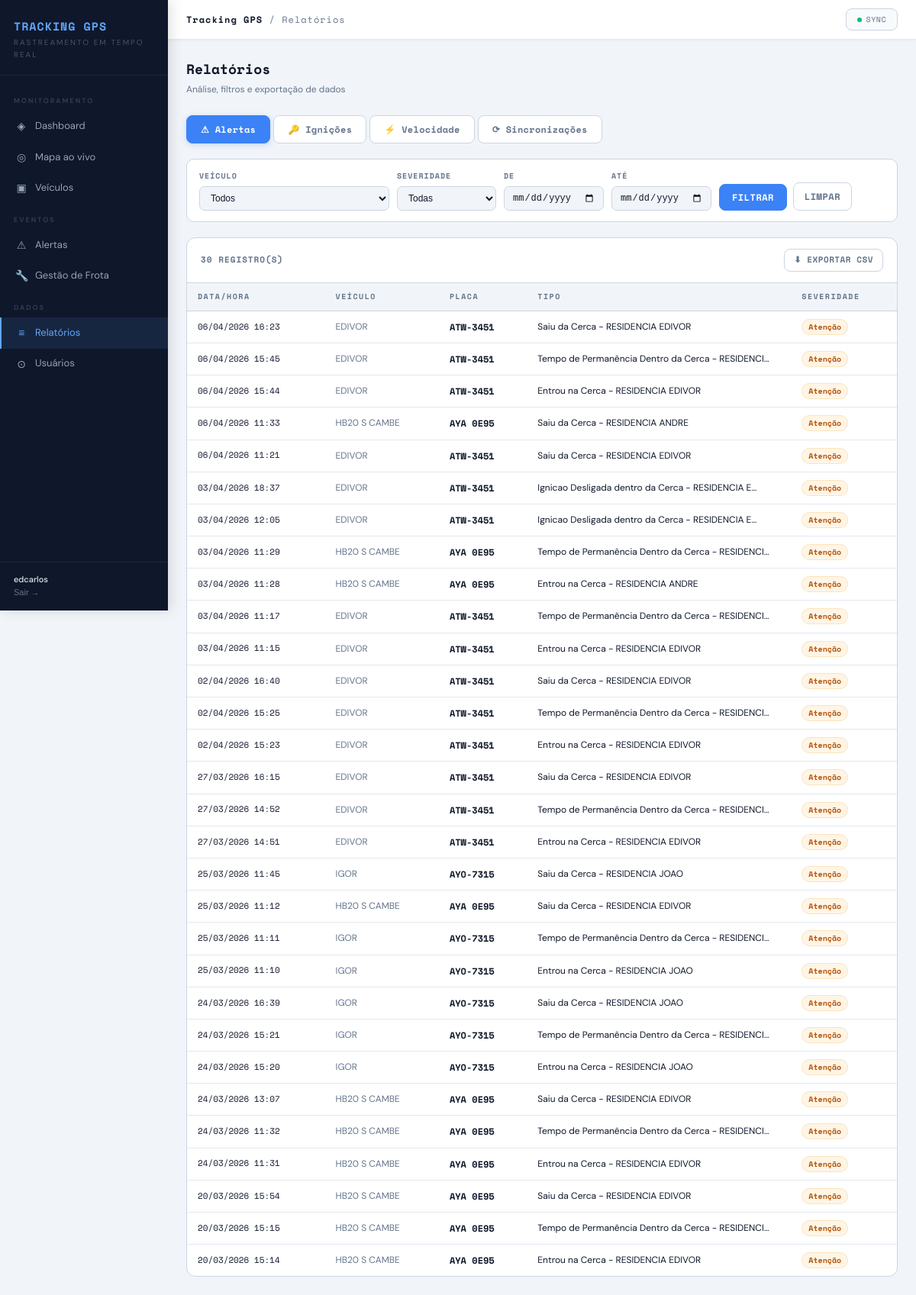
/relatorios/ (signed in), run on the app's committed database.
### core/models.py (models this page shows, shortened)
class Alert(models.Model):
    SEVERIDADE_CHOICES = [
        ('info',    'Informação'),
        ('warning', 'Atenção'),
        ('danger',  'Crítico'),
    ]
    vehicle         = models.ForeignKey(Vehicle, on_delete=models.CASCADE, related_name='alerts')
    api_alert_id    = models.CharField(max_length=50, blank=True)
    tipo            = models.CharField(max_length=100, blank=True, verbose_name="Tipo")
    descricao       = models.TextField(blank=True, verbose_name="Descrição")
    severidade      = models.CharField(max_length=10, choices=SEVERIDADE_CHOICES, default='info')
    latitude        = models.FloatField(null=True, blank=True)
    longitude       = models.FloatField(null=True, blank=True)
    lido            = models.BooleanField(default=False)
    ocorrido_em     = models.DateTimeField(default=timezone.now)
    criado_em       = models.DateTimeField(auto_now_add=True)
    class Meta:
        verbose_name = "Alerta"
        verbose_name_plural = "Alertas"
        ordering = ['-ocorrido_em']

class Vehicle(models.Model):
    api_id          = models.CharField(max_length=20, unique=True, verbose_name="ID API")
    api_client_id   = models.CharField(max_length=20, blank=True)
    placa           = models.CharField(max_length=20, blank=True, verbose_name="Placa")
    tag             = models.CharField(max_length=50, blank=True, verbose_name="Tag")
    descricao       = models.CharField(max_length=200, blank=True, verbose_name="Descrição")
    chassi          = models.CharField(max_length=50, blank=True)
    ano             = models.CharField(max_length=10, blank=True)
    cor             = models.CharField(max_length=50, blank=True)
    tipo            = models.CharField(max_length=10, blank=True)
    fabricante      = models.CharField(max_length=10, blank=True)
    modelo          = models.CharField(max_length=100, blank=True)
    combustivel     = models.CharField(max_length=10, blank=True)
    consumo         = models.CharField(max_length=20, blank=True)
    velocidade_limite = models.CharField(max_length=20, blank=True)
    odometro        = models.CharField(max_length=20, blank=True)
    equipamento     = models.CharField(max_length=100, blank=True, null=True)
    latitude        = models.FloatField(null=True, blank=True)
    longitude       = models.FloatField(null=True, blank=True)
    velocidade_atual = models.FloatField(null=True, blank=True)
    ignicao         = models.BooleanField(null=True, blank=True)
    direcao         = models.FloatField(null=True, blank=True, verbose_name="Direção (graus)")
    ultima_posicao  = models.DateTimeField(null=True, blank=True)
    foto            = models.ImageField(upload_to='veiculos/', null=True, blank=True, verbose_name="Foto")
    km_base         = models.FloatField(null=True, blank=True, verbose_name="KM Base (odômetro manual)")
    km_percorrido_hoje = models.FloatField(default=0.0, verbose_name="KM percorrido hoje")
    km_dia_data     = models.DateField(null=True, blank=True, verbose_name="Data referência km diário")
    ativo           = models.BooleanField(default=True)
    criado_em       = models.DateTimeField(auto_now_add=True)
    atualizado_em   = models.DateTimeField(auto_now=True)
    class Meta:
        verbose_name = "Veículo"
        verbose_name_plural = "Veículos"
        ordering = ['placa']

### core/views.py (the view)
# urls.py: path('relatorios/',                views.relatorios,           name='relatorios'),
@login_required
def relatorios(request):
    import csv
    from datetime import datetime as _dt
    now = timezone.now()
    aba = request.GET.get('aba', 'alertas')
    veiculos_lista = Vehicle.objects.filter(ativo=True).order_by('placa')
    veiculo_id = request.GET.get('veiculo', '')
    data_ini   = request.GET.get('data_ini', '')
    data_fim   = request.GET.get('data_fim', '')
    def parse_date(s, end=False):
        try:
            d = _dt.strptime(s.strip(), '%Y-%m-%d')
            if end:
                d = d.replace(hour=23, minute=59, second=59)
            return timezone.make_aware(d)
        except Exception:
            return None
    dt_ini = parse_date(data_ini) if data_ini else None
    dt_fim = parse_date(data_fim, end=True) if data_fim else None
    alertas_qs = Alert.objects.select_related('vehicle').order_by('-ocorrido_em')
    sev_filtro = request.GET.get('severidade', '')
    if veiculo_id:
        alertas_qs = alertas_qs.filter(vehicle_id=veiculo_id)
    if sev_filtro:
        alertas_qs = alertas_qs.filter(severidade=sev_filtro)
    if dt_ini:
        alertas_qs = alertas_qs.filter(ocorrido_em__gte=dt_ini)
    if dt_fim:
        alertas_qs = alertas_qs.filter(ocorrido_em__lte=dt_fim)
    alertas = alertas_qs[:200]
    ignicao_qs = EventoIgnicao.objects.select_related('vehicle').order_by('-ocorrido_em')
    tipo_ign   = request.GET.get('tipo_ign', '')
    if veiculo_id:
        ignicao_qs = ignicao_qs.filter(vehicle_id=veiculo_id)
    if tipo_ign:
        ignicao_qs = ignicao_qs.filter(tipo=tipo_ign)
    if dt_ini:
        ignicao_qs = ignicao_qs.filter(ocorrido_em__gte=dt_ini)
    if dt_fim:
        ignicao_qs = ignicao_qs.filter(ocorrido_em__lte=dt_fim)
    ignicoes = ignicao_qs[:200]
    vel_min  = request.GET.get('vel_min', '80')
    vel_qs   = Event.objects.select_related('vehicle').order_by('-ocorrido_em')
    try:
        vel_min_f = float(vel_min)
        vel_qs = vel_qs.filter(velocidade__gte=vel_min_f)
    except (ValueError, TypeError):
        vel_min_f = 80
    if veiculo_id:
        vel_qs = vel_qs.filter(vehicle_id=veiculo_id)
    if dt_ini:
        vel_qs = vel_qs.filter(ocorrido_em__gte=dt_ini)
    if dt_fim:
        vel_qs = vel_qs.filter(ocorrido_em__lte=dt_fim)
    eventos_vel = vel_qs[:200]
    sync_status = request.GET.get('sync_status', '')
    syncs_qs    = SyncLog.objects.order_by('-iniciado_em')
    if sync_status:
        syncs_qs = syncs_qs.filter(status=sync_status)
    syncs = syncs_qs[:50]
    return render(request, 'core/relatorios.html', {
        'aba': aba, 'now': now,
        'veiculos_lista': veiculos_lista,
        'veiculo_id': veiculo_id,
        'data_ini': data_ini, 'data_fim': data_fim,
        'alertas': alertas, 'sev_filtro': sev_filtro,
        'ignicoes': ignicoes, 'tipo_ign': tipo_ign,
        'eventos_vel': eventos_vel, 'vel_min': vel_min,
        'syncs': syncs, 'sync_status': sync_status,
    })

### core/context_processors.py (called while the page is built)
def nao_lidos(request):
    if request.user.is_authenticated:
        return {'nao_lidos': Alert.objects.filter(lido=False).count()}
    return {'nao_lidos': 0}

### core/templates/core/relatorios.html (shortened to what this page needs)
{% extends 'core/base.html' %}
{% block topbar_title %}<span>Tracking GPS</span> / Relatórios{% endblock %}
{% block content %}
<div class="page-header">
  <div>
    <div class="page-title">Relatórios</div>
    <div class="page-sub">Análise, filtros e exportação de dados</div>
  </div>
</div>
<div class="tabs">
  <a href="?aba=alertas"   class="tab-btn {% if aba == 'alertas' %}active{% endif %}">⚠ Alertas</a>
  <a href="?aba=ignicao"   class="tab-btn {% if aba == 'ignicao' %}active{% endif %}">🔑 Ignições</a>
  <a href="?aba=velocidade" class="tab-btn {% if aba == 'velocidade' %}active{% endif %}">⚡ Velocidade</a>
  <a href="?aba=sync"      class="tab-btn {% if aba == 'sync' %}active{% endif %}">⟳ Sincronizações</a>
</div>
{% if aba == 'alertas' %}
<form method="get" action="">
  <div class="filter-bar">
    <div class="filter-group">
      <span class="filter-label">Veículo</span>
      <select name="veiculo">
        <option value="">Todos</option>
      </select>
    </div>
    <div class="filter-group">
      <span class="filter-label">Severidade</span>
      <select name="severidade">
        <option value="">Todas</option>
      </select>
    </div>
    <div class="filter-group">
      <span class="filter-label">De</span>
      <input type="date" name="data_ini" value="{{ data_ini }}">
    </div>
    <div class="filter-group">
      <span class="filter-label">Até</span>
      <input type="date" name="data_fim" value="{{ data_fim }}">
    </div>
    <div class="filter-actions">
      <button type="submit" class="btn btn-primary" style="font-size:12px;padding:8px 16px;">Filtrar</button>
      <a href="?aba=alertas" class="btn btn-ghost" style="font-size:12px;padding:8px 14px;">Limpar</a>
    </div>
  </div>
</form>
<div class="rel-table-wrap">
  <div class="rel-table-head">
    <span class="rel-table-title">{{ alertas|length }} registro(s)</span>
    <a href="{% url 'export_alertas' %}?veiculo={{ veiculo_id }}&severidade={{ sev_filtro }}&data_ini={{ data_ini }}&data_fim={{ data_fim }}"
       class="btn btn-ghost" style="font-size:11px;padding:5px 12px;">⬇ Exportar CSV</a>
  </div>
  <table>
    <thead>
      <tr>
        <th>Data/Hora</th><th>Veículo</th><th>Placa</th>
        <th>Tipo</th><th>Severidade</th>
      </tr>
    </thead>
    <tbody>
      {% for a in alertas %}
      <tr>
        <td class="mono" style="font-size:11px;white-space:nowrap">{{ a.ocorrido_em|date:"d/m/Y H:i" }}</td>
        <td style="color:var(--muted)">{{ a.vehicle.descricao|truncatechars:25 }}</td>
        <td class="mono" style="font-weight:600">{{ a.vehicle.placa }}</td>
        <td style="max-width:260px">{{ a.tipo|truncatechars:50 }}</td>
        <td>
          {% if a.severidade == 'danger' %}<span class="badge-danger">Crítico</span>
          {% elif a.severidade == 'warning' %}<span class="badge-warning">Atenção</span>
          {% else %}<span class="badge-info">Info</span>{% endif %}
        </td>
      </tr>
      {% empty %}
      <tr class="empty-row"><td colspan="5">Nenhum alerta encontrado com os filtros selecionados.</td></tr>
      {% endfor %}
    </tbody>
  </table>
</div>
{% endif %}
{% endblock %}

### core/templates/core/base.html (shortened to what this page needs)
<!DOCTYPE html>
<html lang="pt-BR">
<head>
</head>
<body>
<nav class="sidebar">
  <div class="sidebar-logo">
    <div class="brand">TRACKING GPS</div>
    <div class="tagline">Rastreamento em Tempo Real</div>
  </div>
  <div class="sidebar-nav">
    <div class="nav-label">Monitoramento</div>
    <a href="{% url 'dashboard' %}" class="nav-link {% if request.resolver_match.url_name == 'dashboard' %}active{% endif %}">
      <span class="nav-icon">◈</span> Dashboard
    </a>
    <a href="{% url 'mapa' %}" class="nav-link {% if request.resolver_match.url_name == 'mapa' %}active{% endif %}">
      <span class="nav-icon">◎</span> Mapa ao vivo
    </a>
    <a href="{% url 'veiculos' %}" class="nav-link {% if request.resolver_match.url_name == 'veiculos' %}active{% endif %}">
      <span class="nav-icon">▣</span> Veículos
    </a>
    <div class="nav-label">Eventos</div>
    <a href="{% url 'alertas' %}" class="nav-link {% if request.resolver_match.url_name == 'alertas' %}active{% endif %}">
      <span class="nav-icon">⚠</span> Alertas
    </a>
    <a href="{% url 'frota' %}" class="nav-link {% if request.resolver_match.url_name in 'frota,manutencao_criar,manutencao_editar,ocorrencia_criar,ocorrencia_editar' %}active{% endif %}">
      <span class="nav-icon">🔧</span> Gestão de Frota
    </a>
    <div class="nav-label">Dados</div>
    <a href="{% url 'relatorios' %}" class="nav-link {% if request.resolver_match.url_name == 'relatorios' %}active{% endif %}">
      <span class="nav-icon">≡</span> Relatórios
    </a>
    {% if request.user.is_staff or request.user.is_superuser %}
    <a href="{% url 'usuarios' %}" class="nav-link {% if request.resolver_match.url_name in 'usuarios,usuario_criar,usuario_editar' %}active{% endif %}">
      <span class="nav-icon">⊙</span> Usuários
    </a>
    {% endif %}
  </div>
  <div class="sidebar-footer">
    <div class="user">{{ request.user.get_full_name|default:request.user.username }}</div>
    <form method="post" action="{% url 'logout' %}" style="margin:0">
      <button type="submit" style="background:none;border:none;cursor:pointer;color:var(--muted);font-size:11px;padding:0;">Sair →</button>
    </form>
  </div>
</nav>
<div class="topbar">
  <div class="topbar-title">
    {% block topbar_title %}{% endblock %}
  </div>
  <div class="topbar-actions">
    <button class="sync-btn" onclick="syncAgora()" id="sync-btn">
      <span class="sync-dot" id="sync-dot"></span>
      <span id="sync-txt">SYNC</span>
    </button>
  </div>
</div>
<main class="main">
  <div class="content">
    {% block content %}{% endblock %}
  </div>
</main>
</body>
</html>

### core/templates/core/base.html (style rules this page uses)
:root { --bg: #f1f5f9; --bg2: #ffffff; --bg3: #f8fafc; --border: #e2e8f0; --border2: #cbd5e1; --text: #0f172a; --muted: #64748b; --accent: #3b82f6; --accent2: #2563eb; --green: #10b981; --red: #ef4444; --yellow: #f59e0b; --mono: 'Space Mono', monospace; --sans: 'DM Sans', sans-serif; --radius: 8px; --sb-bg: #0f172a; --sb-bg2: #1e293b; --sb-text: #94a3b8; --sb-active:#60a5fa; }
*, *::before, *::after { box-sizing: border-box; margin: 0; padding: 0; }
html { font-size: 14px; }
body { background: var(--bg); color: var(--text); font-family: var(--sans); font-weight: 400; line-height: 1.6; min-height: 100vh; }
.sidebar { position: fixed; top: 0; left: 0; width: 220px; height: 100vh; background: var(--sb-bg); border-right: none; display: flex; flex-direction: column; z-index: 100; box-shadow: 4px 0 16px rgba(0,0,0,.12); }
.sidebar-logo { padding: 22px 18px 18px; border-bottom: 1px solid rgba(255,255,255,.06); }
.sidebar-logo .brand { font-family: var(--mono); font-size: 15px; font-weight: 700; color: var(--sb-active); letter-spacing: 1px; }
.sidebar-logo .tagline { font-size: 10px; color: #475569; letter-spacing: 2px; text-transform: uppercase; margin-top: 2px; }
.sidebar-nav { flex: 1; padding: 12px 0; overflow-y: auto; }
.nav-label { font-size: 9px; font-weight: 600; letter-spacing: 2px; text-transform: uppercase; color: #334155; padding: 14px 18px 6px; }
.nav-link { display: flex; align-items: center; gap: 10px; padding: 9px 18px; color: var(--sb-text); text-decoration: none; font-size: 13px; font-weight: 400; transition: all .15s; border-left: 2px solid transparent; position: relative; }
.nav-link.active { color: var(--sb-active); border-left-color: var(--sb-active); background: rgba(96,165,250,.1); }
.nav-icon { width: 16px; text-align: center; font-size: 14px; }
.sidebar-footer { padding: 14px 18px; border-top: 1px solid rgba(255,255,255,.06); font-size: 11px; color: #475569; }
.sidebar-footer .user { color: #e2e8f0; font-weight: 500; }
.topbar { position: fixed; top: 0; left: 220px; right: 0; height: 52px; background: var(--bg2); border-bottom: 1px solid var(--border); box-shadow: 0 1px 4px rgba(0,0,0,.05); display: flex; align-items: center; justify-content: space-between; padding: 0 24px; z-index: 90; }
.topbar-title { font-family: var(--mono); font-size: 12px; color: var(--muted); letter-spacing: 1px; }
.topbar-title span { color: var(--text); font-weight: 700; }
.topbar-actions { display: flex; align-items: center; gap: 12px; }
.sync-btn { display: flex; align-items: center; gap: 6px; background: var(--bg3); border: 1px solid var(--border2); color: var(--muted); font-family: var(--mono); font-size: 10px; padding: 6px 14px; border-radius: var(--radius); cursor: pointer; transition: all .15s; letter-spacing: .5px; }
.sync-dot { width: 6px; height: 6px; border-radius: 50%; background: var(--green); }
.main { margin-left: 220px; padding-top: 52px; min-height: 100vh; }
.content { padding: 24px; }
.page-header { display: flex; align-items: center; justify-content: space-between; margin-bottom: 24px; }
.page-title { font-family: var(--mono); font-size: 18px; font-weight: 700; color: var(--text); }
.page-sub { font-size: 12px; color: var(--muted); margin-top: 3px; }
table { width: 100%; border-collapse: collapse; font-size: 13px; }
th { text-align: left; padding: 10px 14px; font-family: var(--mono); font-size: 9px; letter-spacing: 1.5px; text-transform: uppercase; color: var(--muted); border-bottom: 2px solid var(--border); white-space: nowrap; background: var(--bg3); }
td { padding: 11px 14px; border-bottom: 1px solid var(--border); color: var(--text); vertical-align: middle; }
tr:last-child td { border-bottom: none; }
.mono { font-family: var(--mono); font-size: 12px; }
.btn { display: inline-flex; align-items: center; gap: 6px; padding: 8px 16px; border-radius: var(--radius); font-family: var(--mono); font-size: 11px; font-weight: 700; letter-spacing: .5px; text-transform: uppercase; cursor: pointer; border: 1px solid transparent; text-decoration: none; transition: all .15s; }
.btn-primary { background: var(--accent); color: #fff; border-color: var(--accent); }
.btn-ghost { background: transparent; color: var(--muted); border-color: var(--border2); }

### data on the page
Alert: ocorrido_em "06/04/2026 16:23", vehicle.descricao "EDIVOR", vehicle.placa "ATW-3451", tipo "Saiu da Cerca - RESIDENCIA EDIVOR", severidade "Atenção"
Alert: ocorrido_em "06/04/2026 15:45", vehicle.descricao "EDIVOR", vehicle.placa "ATW-3451", tipo "Tempo de Permanência Dentro da Cerca - RESIDENCI…", severidade "Atenção"
Alert: ocorrido_em "06/04/2026 15:44", vehicle.descricao "EDIVOR", vehicle.placa "ATW-3451", tipo "Entrou na Cerca - RESIDENCIA EDIVOR", severidade "Atenção"
Alert: ocorrido_em "06/04/2026 11:33", vehicle.descricao "HB20 S CAMBE", vehicle.placa "AYA 0E95", tipo "Saiu da Cerca - RESIDENCIA ANDRE", severidade "Atenção"
Alert: ocorrido_em "06/04/2026 11:21", vehicle.descricao "EDIVOR", vehicle.placa "ATW-3451", tipo "Saiu da Cerca - RESIDENCIA EDIVOR", severidade "Atenção"
Alert: ocorrido_em "03/04/2026 18:37", vehicle.descricao "EDIVOR", vehicle.placa "ATW-3451", tipo "Ignicao Desligada dentro da Cerca - RESIDENCIA E…", severidade "Atenção"
Alert: ocorrido_em "03/04/2026 12:05", vehicle.descricao "EDIVOR", vehicle.placa "ATW-3451", tipo "Ignicao Desligada dentro da Cerca - RESIDENCIA E…", severidade "Atenção"
Alert: ocorrido_em "03/04/2026 11:29", vehicle.descricao "HB20 S CAMBE", vehicle.placa "AYA 0E95", tipo "Tempo de Permanência Dentro da Cerca - RESIDENCI…", severidade "Atenção"
Alert: ocorrido_em "03/04/2026 11:28", vehicle.descricao "HB20 S CAMBE", vehicle.placa "AYA 0E95", tipo "Entrou na Cerca - RESIDENCIA ANDRE", severidade "Atenção"
Alert: ocorrido_em "03/04/2026 11:17", vehicle.descricao "EDIVOR", vehicle.placa "ATW-3451", tipo "Tempo de Permanência Dentro da Cerca - RESIDENCI…", severidade "Atenção"
Alert: ocorrido_em "03/04/2026 11:15", vehicle.descricao "EDIVOR", vehicle.placa "ATW-3451", tipo "Entrou na Cerca - RESIDENCIA EDIVOR", severidade "Atenção"
Alert: ocorrido_em "02/04/2026 16:40", vehicle.descricao "EDIVOR", vehicle.placa "ATW-3451", tipo "Saiu da Cerca - RESIDENCIA EDIVOR", severidade "Atenção"
Alert: ocorrido_em "02/04/2026 15:25", vehicle.descricao "EDIVOR", vehicle.placa "ATW-3451", tipo "Tempo de Permanência Dentro da Cerca - RESIDENCI…", severidade "Atenção"
Alert: ocorrido_em "02/04/2026 15:23", vehicle.descricao "EDIVOR", vehicle.placa "ATW-3451", tipo "Entrou na Cerca - RESIDENCIA EDIVOR", severidade "Atenção"
Alert: ocorrido_em "27/03/2026 16:15", vehicle.descricao "EDIVOR", vehicle.placa "ATW-3451", tipo "Saiu da Cerca - RESIDENCIA EDIVOR", severidade "Atenção"
Alert: ocorrido_em "27/03/2026 14:52", vehicle.descricao "EDIVOR", vehicle.placa "ATW-3451", tipo "Tempo de Permanência Dentro da Cerca - RESIDENCI…", severidade "Atenção"
Alert: ocorrido_em "27/03/2026 14:51", vehicle.descricao "EDIVOR", vehicle.placa "ATW-3451", tipo "Entrou na Cerca - RESIDENCIA EDIVOR", severidade "Atenção"
Alert: ocorrido_em "25/03/2026 11:45", vehicle.descricao "IGOR", vehicle.placa "AYO-7315", tipo "Saiu da Cerca - RESIDENCIA JOAO", severidade "Atenção"
Alert: ocorrido_em "25/03/2026 11:12", vehicle.descricao "HB20 S CAMBE", vehicle.placa "AYA 0E95", tipo "Saiu da Cerca - RESIDENCIA EDIVOR", severidade "Atenção"
Alert: ocorrido_em "25/03/2026 11:11", vehicle.descricao "IGOR", vehicle.placa "AYO-7315", tipo "Tempo de Permanência Dentro da Cerca - RESIDENCI…", severidade "Atenção"
Alert: ocorrido_em "25/03/2026 11:10", vehicle.descricao "IGOR", vehicle.placa "AYO-7315", tipo "Entrou na Cerca - RESIDENCIA JOAO", severidade "Atenção"
Alert: ocorrido_em "24/03/2026 16:39", vehicle.descricao "IGOR", vehicle.placa "AYO-7315", tipo "Saiu da Cerca - RESIDENCIA JOAO", severidade "Atenção"
Alert: ocorrido_em "24/03/2026 15:21", vehicle.descricao "IGOR", vehicle.placa "AYO-7315", tipo "Tempo de Permanência Dentro da Cerca - RESIDENCI…", severidade "Atenção"
Alert: ocorrido_em "24/03/2026 15:20", vehicle.descricao "IGOR", vehicle.placa "AYO-7315", tipo "Entrou na Cerca - RESIDENCIA JOAO", severidade "Atenção"
Alert: ocorrido_em "24/03/2026 13:07", vehicle.descricao "HB20 S CAMBE", vehicle.placa "AYA 0E95", tipo "Saiu da Cerca - RESIDENCIA EDIVOR", severidade "Atenção"
Alert: ocorrido_em "24/03/2026 11:32", vehicle.descricao "HB20 S CAMBE", vehicle.placa "AYA 0E95", tipo "Tempo de Permanência Dentro da Cerca - RESIDENCI…", severidade "Atenção"
Alert: ocorrido_em "24/03/2026 11:31", vehicle.descricao "HB20 S CAMBE", vehicle.placa "AYA 0E95", tipo "Entrou na Cerca - RESIDENCIA EDIVOR", severidade "Atenção"
Alert: ocorrido_em "20/03/2026 15:54", vehicle.descricao "HB20 S CAMBE", vehicle.placa "AYA 0E95", tipo "Saiu da Cerca - RESIDENCIA EDIVOR", severidade "Atenção"
Alert: ocorrido_em "20/03/2026 15:15", vehicle.descricao "HB20 S CAMBE", vehicle.placa "AYA 0E95", tipo "Tempo de Permanência Dentro da Cerca - RESIDENCI…", severidade "Atenção"
Alert: ocorrido_em "20/03/2026 15:14", vehicle.descricao "HB20 S CAMBE", vehicle.placa "AYA 0E95", tipo "Entrou na Cerca - RESIDENCIA EDIVOR", severidade "Atenção"

### other printed values
{{ request.user.get_full_name|default:request.user.username }} "edcarlos"
{{ alertas|length }} "30"
